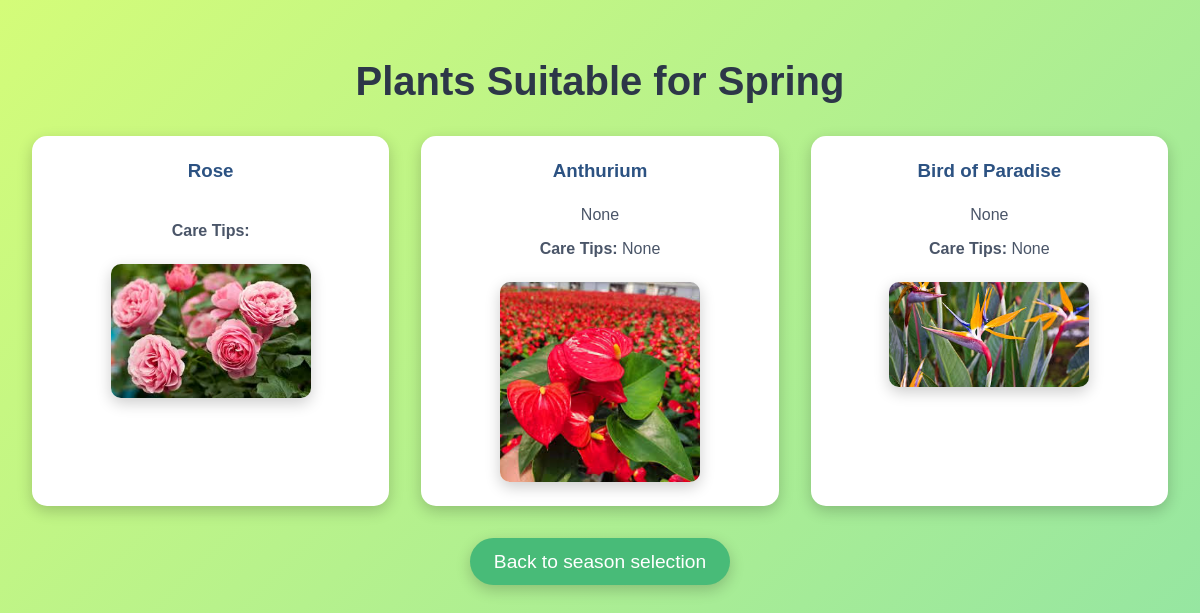
Screenshot of /plant_guide/plants-by-season/spring/ with the database file from the repository.
### trees/models.py (models this page shows, shortened)
class Tree(models.Model):
    SEASON_CHOICES = [
        ('summer', 'Summer'),
        ('winter', 'Winter'),
        ('spring', 'Spring'),
        ('autumn', 'Autumn'),
        ('other', 'Other'),
    ]
    name = models.CharField(max_length=100)
    category = models.CharField(max_length=100)
    price = models.IntegerField(default=0)
    season = models.CharField(max_length=20, choices=SEASON_CHOICES, default='other')
    description = models.TextField(blank=True, null=True)  # Optional description field
    care_tips = models.TextField(blank=True, null=True)  # Optional care tips field
    image = models.ImageField(upload_to='tree_images/', null=True, blank=True)
    total_rating = models.IntegerField(default=0)  # Field to store total rating points
    num_ratings = models.PositiveIntegerField(default=0)

### plant_guide/views.py (the view)
# urls.py: path('plants-by-season/<season>/', views.plants_by_season, name='plants_by_season'),
def plants_by_season(request, season):
    trees = Tree.objects.filter(season=season)
    return render(request, 'plants_by_season.html', {'trees': trees, 'season': season})

### templates/plants_by_season.html (shortened to what this page needs)
<!DOCTYPE html>
<html lang="en">
<head>
</head>
<body>
    <h1>Plants Suitable for {{ season|title }}</h1>
    {% if trees %}
        <ul>
            {% for tree in trees %}
                <li>
                    <h3>{{ tree.name }}</h3>
                    <p>{{ tree.description }}</p>
                    <p><strong>Care Tips:</strong> {{ tree.care_tips }}</p>
                    {% if tree.image %}
                        <img src="{{ tree.image.url }}" alt="{{ tree.name }}">
                    {% endif %}
                </li>
            {% endfor %}
        </ul>
    {% else %}
        <p style="font-size: 1.5rem; color: #718096;">No plants found for this season.</p>
    {% endif %}
    <a href="{% url 'select_season' %}">Back to season selection</a>
</body>
</html>

### templates/plants_by_season.html (style rules this page uses)
body { margin: 0; padding: 0; font-family: Arial, sans-serif; background: linear-gradient(135deg, #D4FC79, #96E6A1); color: #333; display: flex; flex-direction: column; align-items: center; padding: 2rem; }
h1 { font-size: 2.5rem; margin-bottom: 2rem; text-align: center; color: #2d3748; animation: fadeIn 1s ease-in-out; }
ul { list-style: none; padding: 0; margin: 0; display: grid; grid-template-columns: repeat(auto-fit, minmax(300px, 1fr)); gap: 2rem; width: 100%; max-width: 1200px; animation: fadeIn 1s ease-in-out; }
li { background: #fff; border-radius: 15px; box-shadow: 0 5px 15px rgba(0, 0, 0, 0.2); padding: 1.5rem; display: flex; flex-direction: column; align-items: center; text-align: center; transition: transform 0.3s ease, box-shadow 0.3s ease; }
h3 { margin: 0 0 1rem; color: #2c5282; }
p { margin: 0.5rem 0; color: #4a5568; }
img { width: 100%; max-width: 200px; margin-top: 1rem; border-radius: 10px; box-shadow: 0 5px 15px rgba(0, 0, 0, 0.2); }
a { margin-top: 2rem; text-decoration: none; font-size: 1.2rem; color: #fff; background: #48bb78; padding: 0.8rem 1.5rem; border-radius: 25px; transition: background 0.3s ease, transform 0.3s ease; box-shadow: 0 5px 15px rgba(0, 0, 0, 0.2); }

### rows the page displays
Tree: name "Rose", image (picture)
Tree: name "Anthurium", description "None", care_tips "None", image (picture)
Tree: name "Bird of Paradise", description "None", care_tips "None", image (picture)

### other values shown
{{ season|title }} "Spring"
